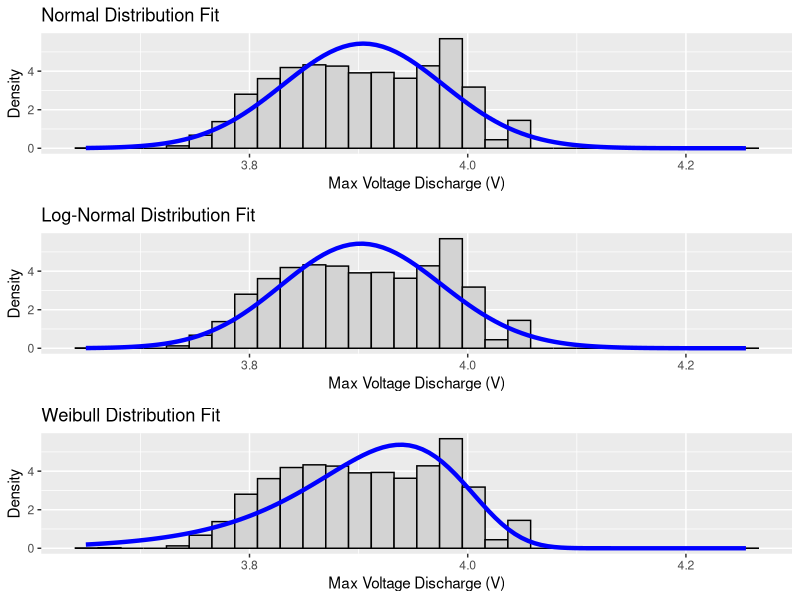

Source code (R):
# Load necessary libraries
library(ggplot2)
library(readxl)  # Load the readxl package to use read_excel()
library(dplyr)  # For data manipulation
library(broom)  # For tidying model outputs
library(gridExtra)  # For arranging plots
library(fitdistrplus)  # For fitting distributions

# Function to calculate WAIC
calculate_waic <- function(log_likelihood, n, k) {
  # Calculate WAIC
  waic <- -2 * (log_likelihood - k)
  return(waic)
}

# Read the Excel file
data <- read_excel("Dataset.xlsx")

# Create the dataframe with the specified columns
df <- data.frame(
  Discharge_Time = data[[2]],
  Decrement_3.6_3.4V = data[[3]],
  Max_Voltage_Dischar = data[[4]],
  Min_Voltage_Charg = data[[5]],
  Time_at_4.15V = data[[6]],
  Time_constant_current = data[[7]],
  Charging_time = data[[8]] * 10  # Reduce charging time by a factor of 10
)

# Filter the dataframe to include only rows where Max Voltage Discharge is >= 3.5V
df_filtered <- df %>% filter(Max_Voltage_Dischar >= 3.5)

# Fit Normal distribution
fit_normal <- fitdistr(df_filtered$Max_Voltage_Dischar, "normal")
log_likelihood_normal <- logLik(fit_normal)
n_normal <- nrow(df_filtered)
k_normal <- length(fit_normal$estimate)

# Fit Log-Normal distribution
fit_lognormal <- fitdist(df_filtered$Max_Voltage_Dischar, "lnorm")
log_likelihood_lognormal <- logLik(fit_lognormal)
n_lognormal <- nrow(df_filtered)
k_lognormal <- length(fit_lognormal$estimate)

# Fit Weibull distribution
fit_weibull <- fitdist(df_filtered$Max_Voltage_Dischar, "weibull")
log_likelihood_weibull <- logLik(fit_weibull)
n_weibull <- nrow(df_filtered)
k_weibull <- length(fit_weibull$estimate)

# Function to create a summary table for each model
create_model_summary <- function(model, model_name) {
  if (model_name == "Normal") {
    quantiles <- qnorm(c(0.25, 0.5, 0.75), mean = model$estimate[1], sd = model$estimate[2])
    sd_error <- model$sd[1]
  } else if (model_name == "Log-Normal") {
    quantiles <- qlnorm(c(0.25, 0.5, 0.75), meanlog = model$estimate[1], sdlog = model$estimate[2])
    sd_error <- model$sd[1]
  } else if (model_name == "Weibull") {
    quantiles <- qweibull(c(0.25, 0.5, 0.75), shape = model$estimate[1], scale = model$estimate[2])
    sd_error <- model$sd[1]
  }
  
  summary_df <- data.frame(
    Model = model_name,
    Quantile_25 = quantiles[1],
    Quantile_50 = quantiles[2],
    Quantile_75 = quantiles[3],
    SD_Error = sd_error,
    LogLikelihood = as.numeric(logLik(model)),
    AIC = AIC(model),
    BIC = BIC(model),
    WAIC = calculate_waic(as.numeric(logLik(model)), nrow(df_filtered), length(model$estimate))
  )
  
  return(summary_df)
}

# Create summary tables for each model
summary_normal <- create_model_summary(fit_normal, "Normal")
summary_lognormal <- create_model_summary(fit_lognormal, "Log-Normal")
summary_weibull <- create_model_summary(fit_weibull, "Weibull")

# Combine all summaries into one data frame
final_summary <- rbind(summary_normal, summary_lognormal, summary_weibull)

# Display the summary tables for each model
print("Summary Table for Normal Distribution:")
print(summary_normal)

print("Summary Table for Log-Normal Distribution:")
print(summary_lognormal)

print("Summary Table for Weibull Distribution:")
print(summary_weibull)

# Display combined summary
print("Combined Summary Table:")
print(final_summary)

# Create plots for each distribution with thicker lines
plot_normal <- ggplot(df_filtered, aes(x = Max_Voltage_Dischar)) +
  geom_histogram(aes(y = ..density..), bins = 30, fill = "lightgray", color = "black") +
  stat_function(fun = dnorm, args = list(mean = fit_normal$estimate[1], sd = fit_normal$estimate[2]), color = "blue", size = 1.5) +
  labs(title = "Normal Distribution Fit", x = "Max Voltage Discharge (V)", y = "Density")

plot_lognormal <- ggplot(df_filtered, aes(x = Max_Voltage_Dischar)) +
  geom_histogram(aes(y = ..density..), bins = 30, fill = "lightgray", color = "black") +
  stat_function(fun = dlnorm, args = list(meanlog = fit_lognormal$estimate[1], sdlog = fit_lognormal$estimate[2]), color = "blue", size = 1.5) +
  labs(title = "Log-Normal Distribution Fit", x = "Max Voltage Discharge (V)", y = "Density")

plot_weibull <- ggplot(df_filtered, aes(x = Max_Voltage_Dischar)) +
  geom_histogram(aes(y = ..density..), bins = 30, fill = "lightgray", color = "black") +
  stat_function(fun = dweibull, args = list(shape = fit_weibull$estimate[1], scale = fit_weibull$estimate[2]), color = "blue", size = 1.5) +
  labs(title = "Weibull Distribution Fit", x = "Max Voltage Discharge (V)", y = "Density")

# Arrange plots in a grid
grid.arrange(plot_normal, plot_lognormal, plot_weibull, nrow = 3, ncol = 1)
